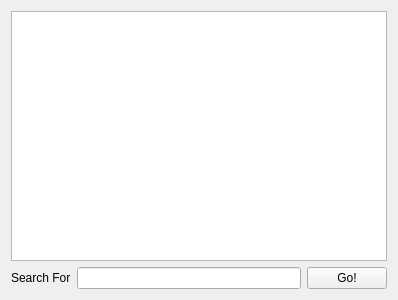
<?xml version="1.0" encoding="UTF-8"?>
<ui version="4.0">
 <class>searchProgram</class>
 <widget class="QWidget" name="searchProgram">
  <property name="geometry">
   <rect>
    <x>0</x>
    <y>0</y>
    <width>398</width>
    <height>300</height>
   </rect>
  </property>
  <property name="windowTitle">
   <string>searchProgram</string>
  </property>
  <layout class="QVBoxLayout" name="verticalLayout">
   <item>
    <widget class="QTextEdit" name="textEdit"/>
   </item>
   <item>
    <layout class="QHBoxLayout" name="horizontalLayout">
     <item>
      <widget class="QLabel" name="label">
       <property name="text">
        <string>Search For</string>
       </property>
      </widget>
     </item>
     <item>
      <widget class="QLineEdit" name="lineEdit"/>
     </item>
     <item>
      <widget class="QPushButton" name="goButton">
       <property name="text">
        <string>Go!</string>
       </property>
      </widget>
     </item>
    </layout>
   </item>
  </layout>
 </widget>
 <layoutdefault spacing="6" margin="11"/>
 <resources/>
 <connections/>
</ui>
